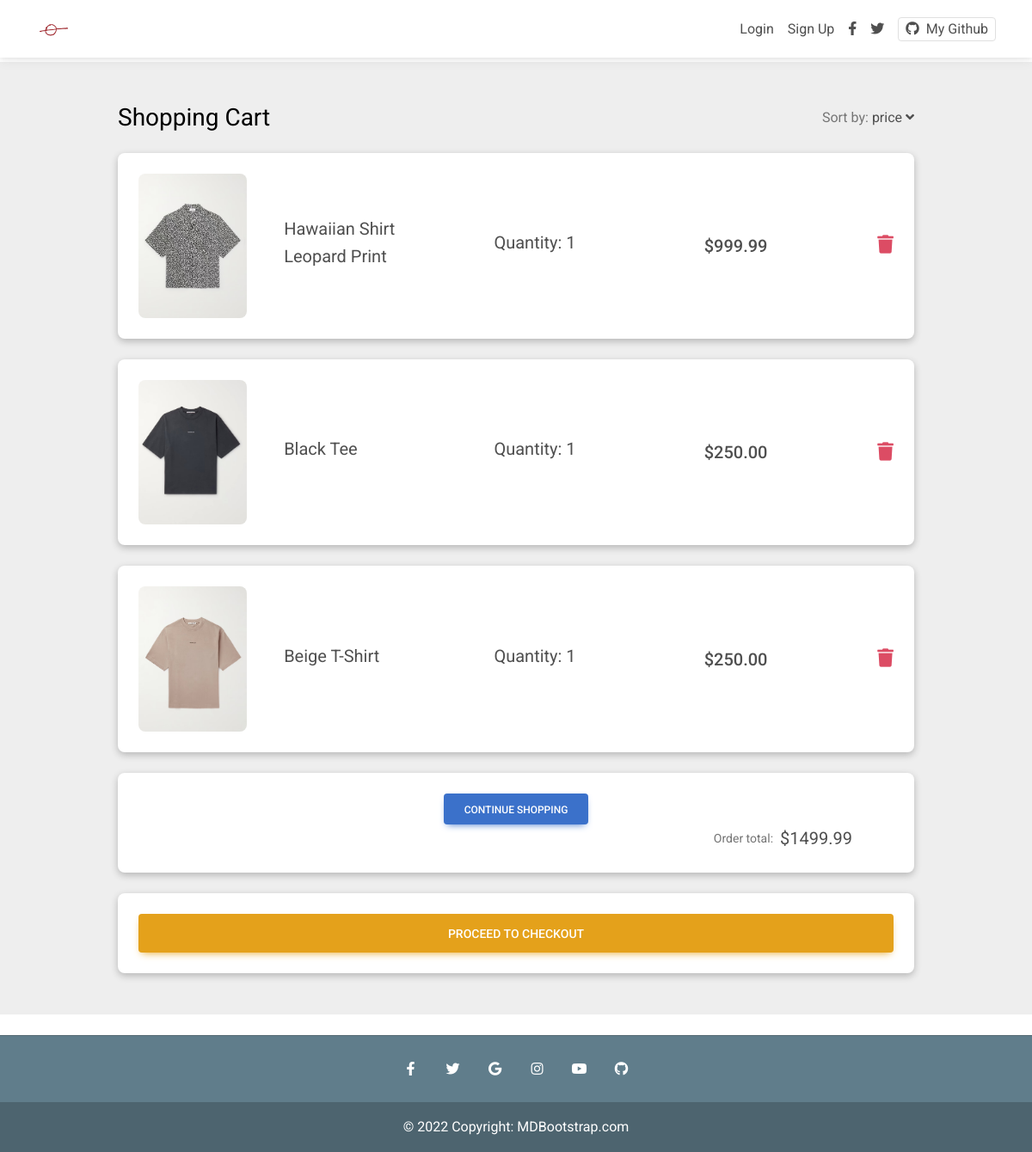
/summary/15/, run on the app's committed database.
### myapp/models.py (models this page shows, shortened)
class OrderItem(models.Model):
    user = models.ForeignKey(settings.AUTH_USER_MODEL,
                             on_delete=models.CASCADE)
    item = models.ForeignKey(Item, on_delete=models.CASCADE)
    quantity = models.IntegerField(default=1)
    ordered = models.BooleanField(default=False)
    def total_price_calc(self):
        return self.quantity*self.item.price

class Item(models.Model):
    title = models.CharField(max_length=100)
    price = models.DecimalField(decimal_places=2, max_digits=10)
    discount = models.DecimalField(
        decimal_places=2, max_digits=10, null=True, blank=True)
    category = models.CharField(choices=CATEGORY_CHOICES, max_length=2)
    label = models.CharField(choices=LABEL_CHOICES, max_length=1)
    slug = models.SlugField()
    description = models.TextField()
    file_name = models.CharField(max_length=50)

class Order(models.Model):
    user = models.ForeignKey(settings.AUTH_USER_MODEL,
                             on_delete=models.CASCADE)
    ordered = models.BooleanField(default=False)
    items = models.ManyToManyField(OrderItem)
    start_date = models.DateTimeField(auto_now_add=True)
    ordered_date = models.DateTimeField(auto_now_add=True)
    f_name = models.CharField(max_length=50, null=True)
    l_name = models.CharField(max_length=50, null=True)
    email = models.EmailField(max_length=200, null=True)
    address = models.CharField(max_length=500, null=True)
    address2 = models.CharField(max_length=200, null=True)
    city = models.CharField(max_length=100, null=True)
    country = CountryField()
    state = USStateField()
    zip = USZipCodeField()
    def get_total(self):
        total = 0
        for item in self.items.all():
            if item.item.discount:
                total += item.get_discount_price()
            else:
                total += item.total_price_calc()
        return total

### myapp/views.py (the view)
# urls.py: path('summary/<pk>/', views.OrderView.as_view(), name='summary'),
class OrderView(DetailView):
    model = Order
    template_name = 'summary.html'

### templates/summary.html
{% extends "index.html" %} {% load static %}
{% block content %}
<section class="h-100" style="background-color: #eee;">
    <div class="container h-100 py-5">
      <div class="row d-flex justify-content-center align-items-center h-100">
        <div class="col-10">
          <div class="d-flex justify-content-between align-items-center mb-4">
            <h3 class="fw-normal mb-0 text-black">Shopping Cart</h3>
            <div>
              <p class="mb-0"><span class="text-muted">Sort by:</span> <a href="#!" class="text-body">price <i
                    class="fas fa-angle-down mt-1"></i></a></p>
            </div>
          </div>
          {% for obj in object.items.all %}
          <div class="card rounded-3 mb-4">
            <div class="card-body p-4">
              <div class="row d-flex justify-content-between align-items-center">
                <div class="col-md-2 col-lg-2 col-xl-2">
                <img
                  src="{% static obj.item.file_name %}"
                  class="img-fluid rounded-3" alt="{{ obj.item.slug }}">
                </div>
                <div class="col-md-3 col-lg-3 col-xl-3">
                  <p class="lead fw-normal mb-2">{{ obj.item.title }}</p>
                </div>
                <div class="col-md-3 col-lg-3 col-xl-2 d-flex">
                  <p class="lead fw-normal mb-2">Quantity: {{ obj.quantity }}</p>
                </div>
                <div class="col-md-3 col-lg-2 col-xl-2 offset-lg-1">
                  {% if obj.item.discount %}
                  <h5 class="mb-0">${{ obj.get_discount_price }}</h5>
                  {% else %}
                  <h5 class="mb-0">${{ obj.total_price_calc }}</h5>
                  {% endif %}
                </div>
                <div class="col-md-1 col-lg-1 col-xl-1 text-end">
                  <a href="{% url 'myapp:remove-from-cart' obj.item.slug %}" class="text-danger"><i class="fas fa-trash fa-lg"></i></a>
                </div>
              </div>
            </div>
          </div>
          {% endfor %}
          <div class="card mb-4">
            <div class="card-body p-4">
                <div class="col-md-12 text-center">
                  <a href="{% url 'myapp:home' %}" class="btn btn-primary">Continue Shopping</a>
                </div>
                <div class="float-end">
                <p class="mb-0 me-5 d-flex align-items-center">
                    <span class="small text-muted me-2">Order total:</span> <span class="lead fw-normal">${{ object.get_total }}</span>
                </p>
                </div>
            </div>
          </div>
          <div class="card">
            <div class="card-body">
              <a class="btn btn-warning btn-block btn-lg" href="{% url 'myapp:checkout' object.id %}">Proceed to Checkout</a>
            </div>
          </div>
        </div>
      </div>
    </div>
  </section>
{% endblock content %}

### templates/index.html (shortened to what this page needs)
{% load static %}
{% load cart_count %}
<!DOCTYPE html>
<html lang="en">
  <head>
    <link
      rel="stylesheet"
      href="https://use.fontawesome.com/releases/v5.11.2/css/all.css"
    />
    <link rel="stylesheet" href="{% static 'css/mdb.min.css' %}" />
    <link rel="stylesheet" href="{% static 'css/style.css' %}" />
  </head>
  <body>
    <nav class="navbar fixed-top navbar-expand-lg navbar-light bg-white">
      <div class="container">
        <div class="collapse navbar-collapse" id="navbarSupportedContent1">
          <a class="navbar-brand mt-2 mt-sm-0" href="{% url 'myapp:home' %}">
            <img
              src="{% static 'img/isolate.jpg' %}"
              height="40"
              width="40"
              alt="Isolate Logo"
              loading="lazy"
            />
          </a>
        </div>
        <div class="d-flex align-items-center">
          {% if request.user.is_authenticated %}
            {% if request.user|item_count > 0 %}
            <a class="nav-link me-3" href="{% url 'myapp:summary' request.user|order_pk %}">
              <i class="fas fa-shopping-cart"></i>
              <span class="badge rounded-pill badge-notification bg-danger">{{ request.user|item_count }}</span>
            </a>
            {% endif %}
          <a class="nav-link me-3" href="{% url 'account_logout' %}" role="button">Logout
          </a>
          {% else %}
          <a class="nav-link me-3" href="{% url 'account_login' %}" role="button">Login
          </a>
          <a class="nav-link me-3" href="{% url 'account_signup' %}" role="button">Sign Up
          </a>
          {% endif %}
          <a class="nav-link me-3" href="#">
            <i class="fab fa-facebook-f"></i>
          </a>
          <a class="nav-link me-3" href="#">
            <i class="fab fa-twitter"></i>
          </a>
          <a
            href="https://github.com/dcueva7"
            class="border rounded px-2 nav-link"
            target="_blank"
          >
            <i class="fab fa-github me-2"></i>My Github
          </a>
        </div>
      </div>
    </nav>
    <div class="mt-5 pt-4">
    </div>
    {% block content %}{% endblock content %}
    <footer
      class="text-center text-white mt-4"
      style="background-color: #607d8b"
    >
      <hr class="text-dark" />
      <div class="container">
        <section class="mb-3">
          <a
            class="btn-link btn-floating btn-lg text-white"
            href="#!"
            role="button"
            data-mdb-ripple-color="dark"
            ><i class="fab fa-facebook-f"></i
          ></a>
          <a
            class="btn-link btn-floating btn-lg text-white"
            href="#!"
            role="button"
            data-mdb-ripple-color="dark"
            ><i class="fab fa-twitter"></i
          ></a>
          <a
            class="btn-link btn-floating btn-lg text-white"
            href="#!"
            role="button"
            data-mdb-ripple-color="dark"
            ><i class="fab fa-google"></i
          ></a>
          <a
            class="btn-link btn-floating btn-lg text-white"
            href="#!"
            role="button"
            data-mdb-ripple-color="dark"
            ><i class="fab fa-instagram"></i
          ></a>
          <a
            class="btn-link btn-floating btn-lg text-white"
            href="#!"
            role="button"
            data-mdb-ripple-color="dark"
            ><i class="fab fa-youtube"></i
          ></a>
          <a
            class="btn-link btn-floating btn-lg text-white"
            href="https://github.com/dcueva7"
            role="button"
            data-mdb-ripple-color="dark"
            ><i class="fab fa-github"></i
          ></a>
        </section>
      </div>
      <div
        class="text-center p-3"
        style="background-color: rgba(0, 0, 0, 0.2); text-color: #e0e0e0"
      >
        © 2022 Copyright:
        <a class="text-white" href="https://mdbootstrap.com/"
          >MDBootstrap.com</a
        >
      </div>
    </footer>
  </body>
</html>

### static/css/style.css (style rules this page uses)
.card { box-shadow: rgba(0, 0, 0, 0.24) 0px 3px 8px; }

### data on the page
OrderItem: item.file_name (picture), item "Hawaiian Shirt Leopard Print", quantity "1", total_price_calc "999.99"
OrderItem: item.file_name (picture), item "Black Tee", quantity "1", total_price_calc "250.00"
OrderItem: item.file_name (picture), item "Beige T-Shirt", quantity "1", total_price_calc "250.00"
Order: get_total "1499.99"
